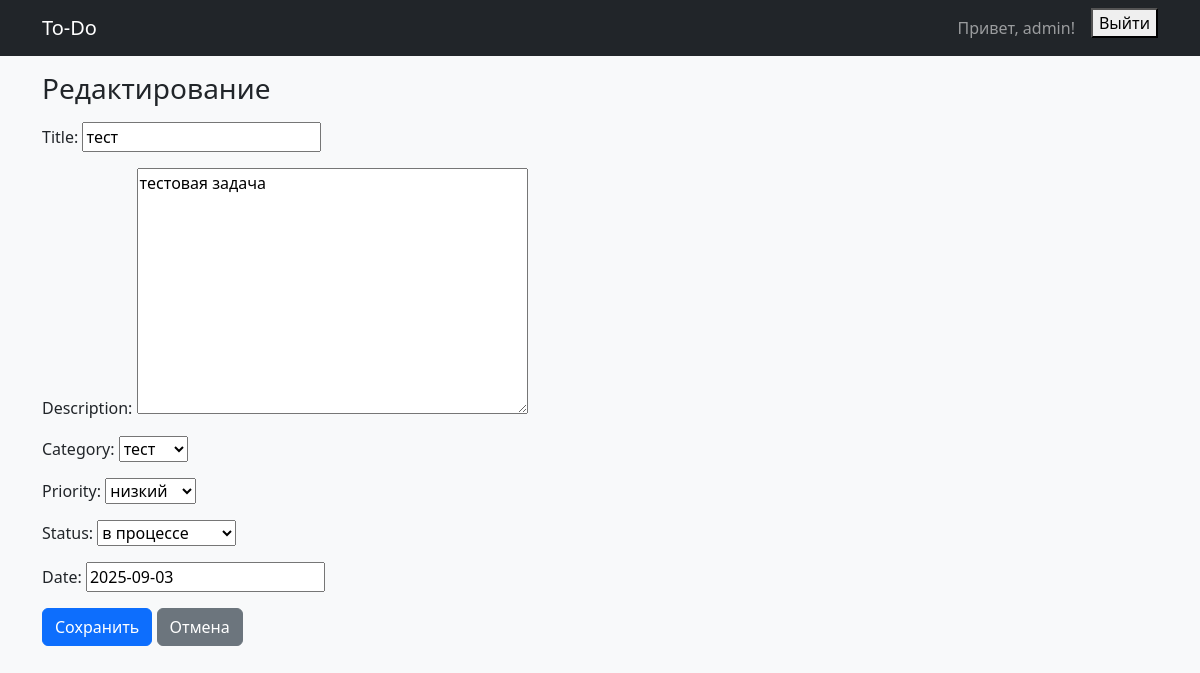
Page /tasks/7/edit/ (signed in) on the committed database.
### task/models.py (models this page shows, shortened)
class Task(models.Model):
    class Status(models.TextChoices):
        TODO = 'todo', 'к выполнению'
        IN_PROGRESS = 'in_progress', 'в процессе'
        DONE = 'done', 'Сделано'
    class Priority(models.IntegerChoices):
        LOW = 1, 'низкий'
        MEDIUM = 2, 'средний'
        HIGH = 3, 'высокий'
    title = models.CharField(max_length=200)
    owner = models.ForeignKey(
        settings.AUTH_USER_MODEL,
        on_delete=models.CASCADE,
        related_name='tasks'
    )
    description = models.TextField(blank=True)
    category = models.ForeignKey(
        Category, null=True, blank=True,
        on_delete=models.SET_NULL, related_name='tasks'
    )
    status = models.CharField(max_length=20, choices=Status.choices,
                              default=Status.TODO
                              )
    priority = models.IntegerField(choices=Priority.choices,
                                   default=Priority.MEDIUM)
    date = models.DateField(null=True, blank=True)
    create_at = models.DateTimeField(auto_now_add=True)
    update_at = models.DateTimeField(auto_now=True)
    class Meta:
        ordering = ['status', '-priority', 'date', '-create_at']

### task/views.py (the view, shortened to what this page needs)
# urls.py: path('tasks/<int:pk>/edit/', TaskUpdateView.as_view(), name='task_edit'),
class TaskUpdateView(LoginRequiredMixin, UpdateView):
    model = Task
    form_class = TaskForm
    success_url = reverse_lazy('task:task_list')
    template_name = 'task/task_form.html'
    def get_queryset(self):
        return Task.objects.filter(owner=self.request.user)

### task/forms.py (shortened to what this page needs)
class TaskForm(forms.ModelForm):
    class Meta:
        model = Task
        fields =['title', 'description', 'category', 'priority', 'status', 'date']

### task/models.py (called while the page is built)
    def __str__(self):
        return self.name

### task/templates/task/task_form.html (shortened to what this page needs)
{% extends 'base.html' %}
{% block content %}
<h1 class="h3 mb-3">{% if object %}Редактирование{% else %}Новая задача{% endif %}</h1>
<form method="post">
  {{ form.as_p }}
  <button class="btn btn-primary" >Сохранить</button>
  <a class="btn btn-secondary" href="{% url 'task:task_list' %}">Отмена</a>
</form>
{% endblock %}

### task/templates/base.html (shortened to what this page needs)
{% load static %}
<!DOCTYPE html>
<html lang="ru">
  <head>
    <link href="https://cdn.jsdelivr.net/npm/bootstrap@5.3.2/dist/css/bootstrap.min.css" rel="stylesheet">
  </head>
  <body class="bg-light">
    <nav class="navbar navbar-expand-lg navbar-dark bg-dark mb-3">
      <div class="container">
        <a class="navbar-brand" href="{% url 'task:task_list' %}">To-Do</a>
        <div class="d-flex">
          {% if user.is_authenticated %}
            <span class="navbar-text me-3">Привет, {{ user.username }}!</span>
            <form method="post" action="{% url 'logout' %}">
              <button type="submit">Выйти</button>
            </form>
          {% else %}
            <a class="btn btn-outline-light me-2" href="{% url 'login' %}">Войти</a>
            <a class="btn btn-light" href="{% url 'register' %}">Регистрация</a>
          {% endif %}
        </div>
      </div>
    </nav>
    <main class="container">
      {% block content %}{% endblock %}
    </main>
  </body>
</html>

### rows in the picture
Task: title "тест", description "тестовая задача", category "тест", priority "низкий", status "в процессе", date "2025-09-03"

### other values in the picture
{{ user.username }} "admin"
